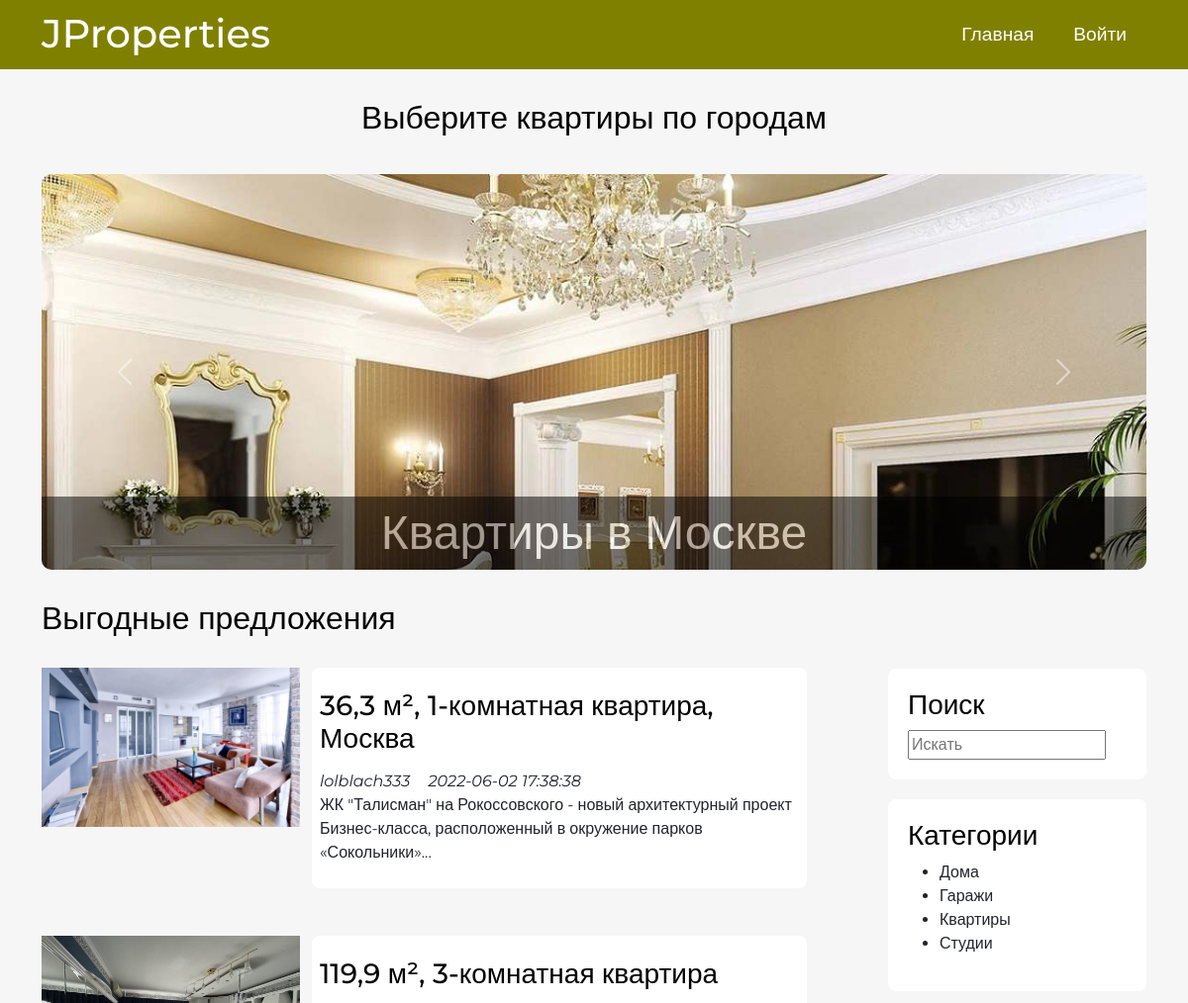
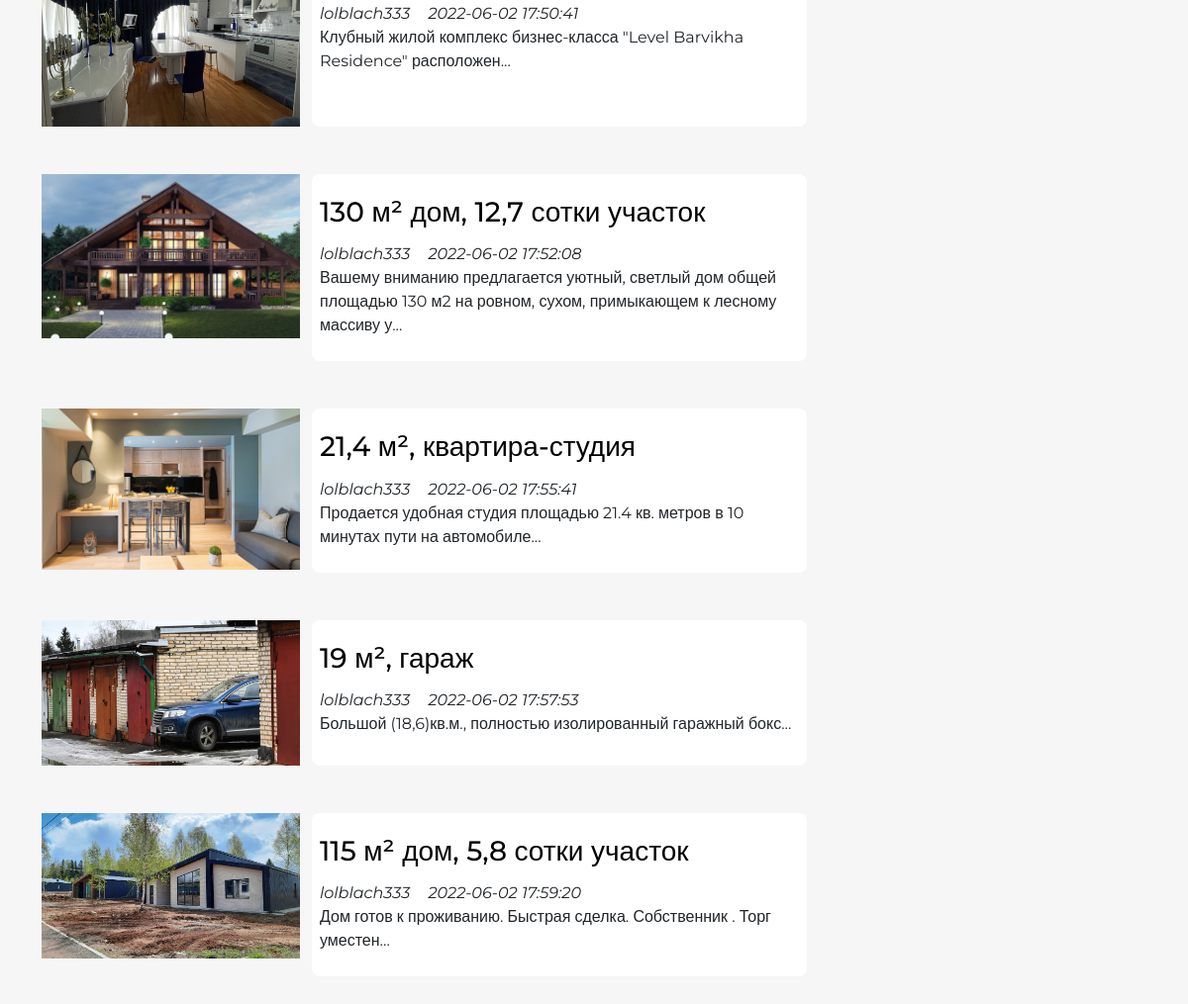
The page / on the database its author committed (2 pictures, top to bottom).
### tables this page shows
CREATE TABLE `posts` (
  `id` int(12) NOT NULL,
  `id_users` int(12) NOT NULL,
  `title` varchar(255) NOT NULL,
  `img` varchar(255) NOT NULL,
  `content` text NOT NULL,
  `status` int(11) NOT NULL,
  `id_topic` int(12) DEFAULT NULL,
  `created_data` datetime NOT NULL DEFAULT current_timestamp()
);

CREATE TABLE `users` (
  `id` int(12) NOT NULL,
  `admin` tinyint(4) NOT NULL,
  `username` varchar(255) NOT NULL,
  `email` varchar(255) NOT NULL,
  `password` varchar(255) NOT NULL,
  `created` timestamp NOT NULL DEFAULT current_timestamp()
);

CREATE TABLE `topics` (
  `id` int(12) NOT NULL,
  `name` varchar(120) NOT NULL,
  `description` text NOT NULL
);

### app/db/db.php (called while the page is built, shortened)
<?php
require 'connect.php';
function dbCheckError($query){
    $errInfo = $query->errorInfo();
    return true;
}
function selectAll($table){
    global $pdo;
    $sql = "SELECT * FROM $table";
    $query = $pdo->prepare($sql);
    $query->execute();
    return $query->fetchAll();
}
function selectAllFromPostsWithUsersOnIndex($table1, $table2){
    global $pdo;
    $sql = "SELECT p.*, u.username FROM $table1 AS p JOIN $table2 AS u ON p.id_users = u.id WHERE p.status=1";
    $query = $pdo->prepare($sql);
    $query->execute();
    return $query->fetchAll();
}

### app/controllers/topics.php (called while the page is built, shortened)
<?php
include SITE_ROOT . "/app/db/db.php";
$topics = selectAll('topics');

### index.php (the view, shortened to what this page needs)
<?php
    include "app/controllers/topics.php";
    $posts = selectAllFromPostsWithUsersOnIndex('posts', 'users');
?>
<!doctype html>
<html lang="en">
<head>
  <link href="https://cdn.jsdelivr.net/npm/bootstrap@5.2.0-beta1/dist/css/bootstrap.min.css" rel="stylesheet">
  <link rel="stylesheet" href="assets/css/style.css">
</head>
<body>
<header class="container-fluid">
    <div class="container">
      <div class="row">
        <div class="col-4">
          <h1>
           <a href="<?php echo BASE_URL . "logout.php"; ?>">JProperties</a>
          </h1>
        </div>
        <nav class="col-8">
            <ul>
              <li><a href = "<?php echo BASE_URL . "logout.php"; ?>">Главная</a></li>
              <li>
                  <?php if(isset($_SESSION['id'])): ?>
                      <a href = "#">
                          <i class="fa fa-user"></i>
                          <?php echo $_SESSION['login']; ?>
                      </a>
                      <ul>
                          <?php if($_SESSION['admin']): ?>
                          <li><a href = "<?php echo BASE_URL . "admin/posts/create.php"; ?>">Админ панель</a></li>
                          <?php endif; ?>
                          <li><a href = "<?php echo BASE_URL . "logout.php"; ?>">Выход</a></li>
                      </ul>
                  <?php else: ?>
                      <a href = "<?php echo BASE_URL . "log.php"; ?>">
                          Войти
                      </a>
                  <?php endif; ?>
              </li>
            </ul>
        </nav>
      </div>
    </div>
</header>
<div class="container">
  <div class="row">
    <h2 class = "slider-title">Выберите квартиры по городам</h2>
  </div>
  <div id="carouselExampleCaptions" class="carousel slide" data-bs-ride="false">
    <div class="carousel-inner">
      <div class="carousel-item active">
        <img src="assets/images/2.jpg" class="d-block w-100" alt="...">
        <div class="carousel-caption-hack carousel-caption d-none d-md-block">
          <h5><a href="">Квартиры в Москве</a></h5>
        </div>
      </div>
    </div>
    <button class="carousel-control-prev" type="button" data-bs-target="#carouselExampleCaptions" data-bs-slide="prev">
      <span class="carousel-control-prev-icon" aria-hidden="true"></span>
    </button>
    <button class="carousel-control-next" type="button" data-bs-target="#carouselExampleCaptions" data-bs-slide="next">
      <span class="carousel-control-next-icon" aria-hidden="true"></span>
    </button>
  </div>
</div>
<div class ="container">
  <div class = "content row">
    <div class ="main-content col-md-9 col-12">
      <h2>Выгодные предложения</h2>
    <?php foreach ($posts as $post): ?>
      <div class="post row">
        <div class="img col-12 col-md-4">
          <img src="<?= BASE_URL . 'assets/images/Posts/' . $post['img'] ?>" class="img-fluid" alt="<?=$post['img']?>">
        </div>
        <div class="post_text col-12 col-mb-8">
          <h3>
            <a href="<?= BASE_URL . 'single.php?post=' . $post['id'];?>"><?=substr($post['title'], 0, 120)?></a>
          </h3>
          <i class="far fa-user"> <?=$post['username'];?></i>
          <i class="far fa-calendar"> <?=$post['created_data'];?></i>
          <p class="preview-text">
              <?=mb_substr($post['content'], 0, 120, 'UTF-8') . "..."?>
          </p>
        </div>
      </div>
     <?php endforeach; ?>
    </div>
    <div class="sidebar col-md-3">
       <div class="section search">
         <h3>Поиск</h3>
           <from action="/" method="post">
             <input type="text" name="search-term" class="text-input" placeholder="Искать">
           </from>
       </div>
      <div class="category">
        <h3>Категории</h3>
        <ul>
          <?php foreach ($topics as $key => $topic): ?>
              <li>
                  <a href="#"><?=$topic['name']?></a>
              </li>
          <?php endforeach; ?>
        </ul>
      </div>
    </div>
  </div>
</div>
</body>
</html>

### assets/css/style.css (style rules this page uses)
* { font-family: 'Montserrat', sans-serif; }
html, h1, h2, h3, h4, h5, h6 { color: black; }
body { background: #f6f6f6; }
a { text-decoration: none; color: inherit; }
header { background: olive; height: 70px; }
header * { color: #ffff; }
header h1 { margin-top: 10px; }
header ul { margin: 0; padding: 0; list-style-type: none; float: right; }
header ul li { float: left; position: relative; }
header ul li a { display: block; font-size: 1.2rem; text-decoration: none; color: #ffff; padding: 20px; }
.slider-title { color:#000000; text-align: center; padding: 30px 0; }
.carousel { height: 400px; }
.carousel-inner, .carousel-item { height: 400px; border-radius: 10px; }
.carousel-caption h5 { font-size: 3rem; font-weight: 500; background: #000000; max-width: 100%; padding: 0.5rem; opacity: 0.5; }
.carousel-caption-hack { position: absolute; right: 0%; bottom: -0.45rem; left: 0%; padding-top: 1.25rem; padding-bottom: 0rem; color: #fff; text-align: center; width: 100%; }
.carousel-caption h5 a { color: white; text-decoration: none; font-width: 500; }
.main-content h2 { color: black; margin: 30px 0; }
.main-content .post { margin-bottom: 3em; }
.main-content .post_text { background: white; padding: 8px; position: center; width: 500px; border-radius: 8px }
.main-content .post_text h3 { margin: 14px 0; }
.main-content .post_text i { margin:0px 14px 14px 0; }
.search { margin-top: 100px; }
.sidebar .section { background: white; padding: 20px; border-radius: 8px; margin-bottom: 20px; }
.sidebar .category { background: white; padding: 20px; border-radius: 8px; margin-bottom: 20px; }

### rows shown on the page
posts: img (picture), title "36,3 м², 1-комнатная квартира, Москва", id_users.username "lolblach333", created_data "2022-06-02 17:38:38", content "ЖК \"Талисман\" на Рокоссовского - новый архитектурный проект Бизнес-класса, расположенный в окружение парков «Сокольники»"
posts: img (picture), title "119,9 м², 3-комнатная квартира", id_users.username "lolblach333", created_data "2022-06-02 17:50:41", content "Клубный жилой комплекс бизнес-класса \"Level Barvikha Residence\" расположен"
posts: img (picture), title "130 м² дом, 12,7 сотки участок", id_users.username "lolblach333", created_data "2022-06-02 17:52:08", content "Вашему вниманию предлагается уютный, светлый дом общей площадью 130 м2 на ровном, сухом, примыкающем к лесному массиву у"
posts: img (picture), title "21,4 м², квартира-студия", id_users.username "lolblach333", created_data "2022-06-02 17:55:41", content "Продается удобная студия площадью 21.4 кв. метров в 10 минутах пути на автомобиле"
posts: img (picture), title "19 м², гараж", id_users.username "lolblach333", created_data "2022-06-02 17:57:53", content "Большой (18,6)кв.м., полностью изолированный гаражный бокс"
posts: img (picture), title "115 м² дом, 5,8 сотки участок", id_users.username "lolblach333", created_data "2022-06-02 17:59:20", content "Дом готов к проживанию. Быстрая сделка. Собственник . Торг уместен"
topics: name "Дома"
topics: name "Гаражи"
topics: name "Квартиры"
topics: name "Студии"
